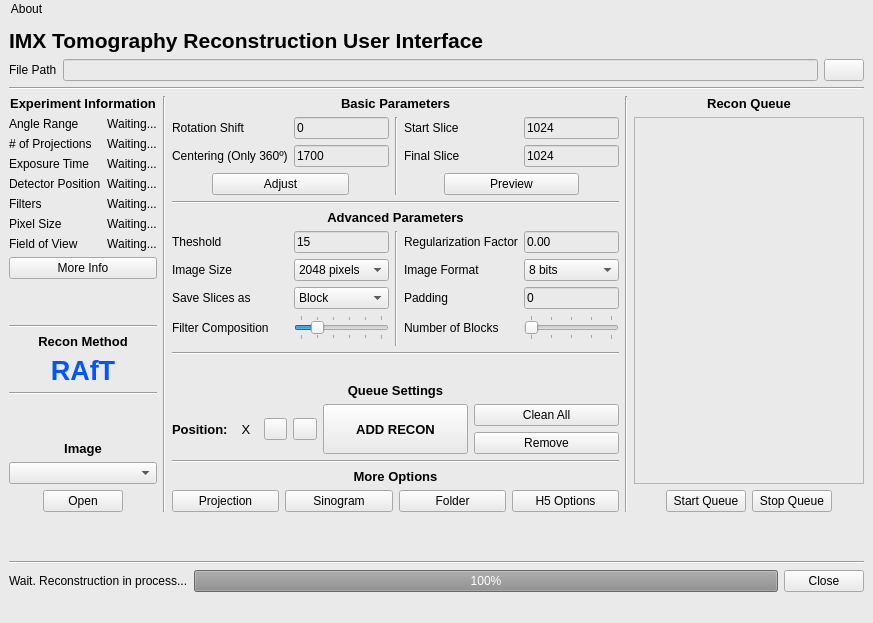
<?xml version="1.0" encoding="UTF-8"?>
<ui version="4.0">
 <class>IMXReconGUI</class>
 <widget class="QMainWindow" name="IMXReconGUI">
  <property name="geometry">
   <rect>
    <x>0</x>
    <y>0</y>
    <width>873</width>
    <height>623</height>
   </rect>
  </property>
  <property name="windowTitle">
   <string>IMX Recon GUI</string>
  </property>
  <property name="windowIcon">
   <iconset resource="ReconGUIResource.qrc">
    <normaloff>:/MainWindowIcon/Images/LNLS_logo_mini.jpg</normaloff>:/MainWindowIcon/Images/LNLS_logo_mini.jpg</iconset>
  </property>
  <property name="styleSheet">
   <string notr="true">background-color:rgb(234, 234, 234)</string>
  </property>
  <widget class="QWidget" name="centralwidget">
   <layout class="QGridLayout" name="gridLayout">
    <item row="2" column="0" colspan="6">
     <widget class="Line" name="line">
      <property name="orientation">
       <enum>Qt::Horizontal</enum>
      </property>
     </widget>
    </item>
    <item row="3" column="4" rowspan="5">
     <widget class="Line" name="line_9">
      <property name="orientation">
       <enum>Qt::Vertical</enum>
      </property>
     </widget>
    </item>
    <item row="1" column="0" colspan="6">
     <layout class="QHBoxLayout" name="horizontalLayout_3">
      <item>
       <widget class="QLabel" name="FilePathLabel">
        <property name="text">
         <string>File Path</string>
        </property>
       </widget>
      </item>
      <item>
       <widget class="QLineEdit" name="FilePathLineEdit">
        <property name="enabled">
         <bool>false</bool>
        </property>
       </widget>
      </item>
      <item>
       <widget class="QPushButton" name="FilePathChooseButton">
        <property name="cursor">
         <cursorShape>PointingHandCursor</cursorShape>
        </property>
        <property name="text">
         <string/>
        </property>
        <property name="icon">
         <iconset resource="ReconGUIResource.qrc">
          <normaloff>:/FolderIcon/Images/closed_folder.png</normaloff>:/FolderIcon/Images/closed_folder.png</iconset>
        </property>
       </widget>
      </item>
     </layout>
    </item>
    <item row="7" column="3">
     <layout class="QVBoxLayout" name="verticalLayout">
      <item>
       <widget class="QLabel" name="MoreOptionsLabel">
        <property name="font">
         <font>
          <family>Liberation Sans</family>
          <pointsize>10</pointsize>
          <weight>75</weight>
          <bold>true</bold>
         </font>
        </property>
        <property name="layoutDirection">
         <enum>Qt::LeftToRight</enum>
        </property>
        <property name="text">
         <string>More Options</string>
        </property>
        <property name="alignment">
         <set>Qt::AlignCenter</set>
        </property>
       </widget>
      </item>
      <item>
       <layout class="QGridLayout" name="gridLayout_3">
        <item row="0" column="1">
         <widget class="QPushButton" name="OpenSinogramButton">
          <property name="cursor">
           <cursorShape>PointingHandCursor</cursorShape>
          </property>
          <property name="text">
           <string>Sinogram</string>
          </property>
         </widget>
        </item>
        <item row="0" column="3">
         <widget class="QPushButton" name="H5OptionsButton">
          <property name="cursor">
           <cursorShape>PointingHandCursor</cursorShape>
          </property>
          <property name="text">
           <string>H5 Options</string>
          </property>
         </widget>
        </item>
        <item row="0" column="0">
         <widget class="QPushButton" name="OpenProjectionButton">
          <property name="cursor">
           <cursorShape>PointingHandCursor</cursorShape>
          </property>
          <property name="text">
           <string>Projection</string>
          </property>
         </widget>
        </item>
        <item row="0" column="2">
         <widget class="QPushButton" name="OpenFolderButton">
          <property name="cursor">
           <cursorShape>PointingHandCursor</cursorShape>
          </property>
          <property name="text">
           <string>Folder</string>
          </property>
         </widget>
        </item>
       </layout>
      </item>
     </layout>
    </item>
    <item row="3" column="2" rowspan="5">
     <widget class="Line" name="line_2">
      <property name="orientation">
       <enum>Qt::Vertical</enum>
      </property>
     </widget>
    </item>
    <item row="3" column="0" rowspan="5" colspan="2">
     <layout class="QFormLayout" name="formLayout">
      <item row="0" column="0" colspan="2">
       <layout class="QVBoxLayout" name="verticalLayout_3">
        <item>
         <widget class="QLabel" name="ExperimentInformationLabel">
          <property name="font">
           <font>
            <family>Liberation Sans</family>
            <pointsize>10</pointsize>
            <weight>75</weight>
            <bold>true</bold>
           </font>
          </property>
          <property name="layoutDirection">
           <enum>Qt::LeftToRight</enum>
          </property>
          <property name="text">
           <string>Experiment Information</string>
          </property>
          <property name="alignment">
           <set>Qt::AlignCenter</set>
          </property>
         </widget>
        </item>
       </layout>
      </item>
      <item row="1" column="0">
       <widget class="QLabel" name="AngleRangeLabel">
        <property name="text">
         <string>Angle Range</string>
        </property>
       </widget>
      </item>
      <item row="1" column="1">
       <widget class="QLabel" name="AngleRangeValue">
        <property name="text">
         <string>Waiting...</string>
        </property>
        <property name="alignment">
         <set>Qt::AlignCenter</set>
        </property>
       </widget>
      </item>
      <item row="2" column="0">
       <widget class="QLabel" name="NumberofProjectionsLabel">
        <property name="text">
         <string># of Projections</string>
        </property>
       </widget>
      </item>
      <item row="2" column="1">
       <widget class="QLabel" name="NumberofProjectionsValue">
        <property name="text">
         <string>Waiting...</string>
        </property>
        <property name="alignment">
         <set>Qt::AlignCenter</set>
        </property>
       </widget>
      </item>
      <item row="3" column="0">
       <widget class="QLabel" name="ExposureTimeLabel">
        <property name="text">
         <string>Exposure Time</string>
        </property>
       </widget>
      </item>
      <item row="3" column="1">
       <widget class="QLabel" name="ExposureTimeValue">
        <property name="text">
         <string>Waiting...</string>
        </property>
        <property name="alignment">
         <set>Qt::AlignCenter</set>
        </property>
       </widget>
      </item>
      <item row="4" column="0">
       <widget class="QLabel" name="DetectorPositionLabel">
        <property name="text">
         <string>Detector Position</string>
        </property>
       </widget>
      </item>
      <item row="4" column="1">
       <widget class="QLabel" name="DetectorPositionValue">
        <property name="text">
         <string>Waiting...</string>
        </property>
        <property name="alignment">
         <set>Qt::AlignCenter</set>
        </property>
       </widget>
      </item>
      <item row="5" column="0">
       <widget class="QLabel" name="FiltersLabel">
        <property name="text">
         <string>Filters</string>
        </property>
       </widget>
      </item>
      <item row="5" column="1">
       <widget class="QLabel" name="FilterValue">
        <property name="text">
         <string>Waiting...</string>
        </property>
        <property name="alignment">
         <set>Qt::AlignCenter</set>
        </property>
       </widget>
      </item>
      <item row="6" column="0">
       <widget class="QLabel" name="PixelSizeLabel">
        <property name="text">
         <string>Pixel Size</string>
        </property>
       </widget>
      </item>
      <item row="6" column="1">
       <widget class="QLabel" name="PixelSizeValue">
        <property name="text">
         <string>Waiting...</string>
        </property>
        <property name="alignment">
         <set>Qt::AlignCenter</set>
        </property>
       </widget>
      </item>
      <item row="7" column="0">
       <widget class="QLabel" name="FieldofViewLabel">
        <property name="text">
         <string>Field of View</string>
        </property>
       </widget>
      </item>
      <item row="7" column="1">
       <widget class="QLabel" name="FieldofViewValue">
        <property name="text">
         <string>Waiting...</string>
        </property>
        <property name="alignment">
         <set>Qt::AlignCenter</set>
        </property>
       </widget>
      </item>
      <item row="8" column="0" colspan="2">
       <layout class="QVBoxLayout" name="verticalLayout_2">
        <item>
         <widget class="QPushButton" name="MoreInfoButton">
          <property name="cursor">
           <cursorShape>PointingHandCursor</cursorShape>
          </property>
          <property name="text">
           <string>More Info</string>
          </property>
         </widget>
        </item>
        <item>
         <spacer name="verticalSpacer">
          <property name="orientation">
           <enum>Qt::Vertical</enum>
          </property>
          <property name="sizeType">
           <enum>QSizePolicy::Preferred</enum>
          </property>
          <property name="sizeHint" stdset="0">
           <size>
            <width>20</width>
            <height>40</height>
           </size>
          </property>
         </spacer>
        </item>
        <item>
         <widget class="Line" name="line_10">
          <property name="orientation">
           <enum>Qt::Horizontal</enum>
          </property>
         </widget>
        </item>
       </layout>
      </item>
      <item row="9" column="0" colspan="2">
       <widget class="QLabel" name="ReconMethodLabel">
        <property name="font">
         <font>
          <family>Liberation Sans</family>
          <pointsize>10</pointsize>
          <weight>75</weight>
          <bold>true</bold>
         </font>
        </property>
        <property name="text">
         <string>Recon Method</string>
        </property>
        <property name="alignment">
         <set>Qt::AlignCenter</set>
        </property>
       </widget>
      </item>
      <item row="10" column="0" colspan="2">
       <widget class="QLabel" name="RAfTLabel">
        <property name="font">
         <font>
          <family>Liberation Sans</family>
          <pointsize>20</pointsize>
          <weight>75</weight>
          <bold>true</bold>
         </font>
        </property>
        <property name="text">
         <string>&lt;html&gt;&lt;head/&gt;&lt;body&gt;&lt;p&gt;&lt;span style=&quot; color:#0055ff;&quot;&gt;RAfT&lt;/span&gt;&lt;/p&gt;&lt;/body&gt;&lt;/html&gt;</string>
        </property>
        <property name="alignment">
         <set>Qt::AlignCenter</set>
        </property>
       </widget>
      </item>
      <item row="11" column="0" colspan="2">
       <widget class="Line" name="line_6">
        <property name="orientation">
         <enum>Qt::Horizontal</enum>
        </property>
       </widget>
      </item>
      <item row="12" column="0" colspan="2">
       <layout class="QVBoxLayout" name="verticalLayout_12">
        <item>
         <spacer name="verticalSpacer_2">
          <property name="orientation">
           <enum>Qt::Vertical</enum>
          </property>
          <property name="sizeType">
           <enum>QSizePolicy::Preferred</enum>
          </property>
          <property name="sizeHint" stdset="0">
           <size>
            <width>20</width>
            <height>40</height>
           </size>
          </property>
         </spacer>
        </item>
        <item>
         <widget class="QLabel" name="OpenImageLabel">
          <property name="font">
           <font>
            <family>Liberation Sans</family>
            <pointsize>10</pointsize>
            <weight>75</weight>
            <bold>true</bold>
           </font>
          </property>
          <property name="text">
           <string>Image</string>
          </property>
          <property name="alignment">
           <set>Qt::AlignCenter</set>
          </property>
         </widget>
        </item>
        <item>
         <widget class="QComboBox" name="OpenImageComboBox">
          <property name="cursor">
           <cursorShape>PointingHandCursor</cursorShape>
          </property>
         </widget>
        </item>
        <item>
         <layout class="QHBoxLayout" name="horizontalLayout_6">
          <item>
           <spacer name="OpenImageButtonHorizontalSpacer">
            <property name="orientation">
             <enum>Qt::Horizontal</enum>
            </property>
            <property name="sizeType">
             <enum>QSizePolicy::Preferred</enum>
            </property>
            <property name="sizeHint" stdset="0">
             <size>
              <width>40</width>
              <height>20</height>
             </size>
            </property>
           </spacer>
          </item>
          <item>
           <widget class="QPushButton" name="OpenImageButton">
            <property name="cursor">
             <cursorShape>PointingHandCursor</cursorShape>
            </property>
            <property name="text">
             <string>Open</string>
            </property>
            <property name="icon">
             <iconset resource="ReconGUIResource.qrc">
              <normaloff>:/ImageJ/Images/ImageJ.png</normaloff>:/ImageJ/Images/ImageJ.png</iconset>
            </property>
           </widget>
          </item>
          <item>
           <spacer name="OpenImageButtonHorizontalSpacer_2">
            <property name="orientation">
             <enum>Qt::Horizontal</enum>
            </property>
            <property name="sizeType">
             <enum>QSizePolicy::Preferred</enum>
            </property>
            <property name="sizeHint" stdset="0">
             <size>
              <width>40</width>
              <height>20</height>
             </size>
            </property>
           </spacer>
          </item>
         </layout>
        </item>
       </layout>
      </item>
     </layout>
    </item>
    <item row="0" column="0" colspan="6">
     <layout class="QHBoxLayout" name="horizontalLayout_2">
      <item>
       <widget class="QLabel" name="IMXGUINameLabel">
        <property name="font">
         <font>
          <family>Liberation Sans</family>
          <pointsize>16</pointsize>
          <weight>75</weight>
          <bold>true</bold>
         </font>
        </property>
        <property name="autoFillBackground">
         <bool>false</bool>
        </property>
        <property name="text">
         <string>IMX Tomography Reconstruction User Interface</string>
        </property>
       </widget>
      </item>
      <item>
       <widget class="QLabel" name="LNLSLogoImageLabel">
        <property name="layoutDirection">
         <enum>Qt::RightToLeft</enum>
        </property>
        <property name="text">
         <string/>
        </property>
        <property name="pixmap">
         <pixmap resource="ReconGUIResource.qrc">:/MainWindowIcon/Images/LNLS_logo_mini.jpg</pixmap>
        </property>
       </widget>
      </item>
     </layout>
    </item>
    <item row="10" column="0" colspan="6">
     <layout class="QGridLayout" name="gridLayout_2">
      <item row="1" column="2">
       <widget class="QPushButton" name="CloseGuiButton">
        <property name="cursor">
         <cursorShape>PointingHandCursor</cursorShape>
        </property>
        <property name="text">
         <string>Close</string>
        </property>
       </widget>
      </item>
      <item row="1" column="1">
       <widget class="QProgressBar" name="progressBar">
        <property name="enabled">
         <bool>false</bool>
        </property>
        <property name="styleSheet">
         <string notr="true">Base:rgb(0, 85, 255)</string>
        </property>
        <property name="value">
         <number>100</number>
        </property>
        <property name="textVisible">
         <bool>true</bool>
        </property>
        <property name="invertedAppearance">
         <bool>false</bool>
        </property>
        <property name="textDirection">
         <enum>QProgressBar::TopToBottom</enum>
        </property>
       </widget>
      </item>
      <item row="1" column="0">
       <widget class="QLabel" name="ProgressLabel">
        <property name="text">
         <string>Wait. Reconstruction in process...</string>
        </property>
       </widget>
      </item>
     </layout>
    </item>
    <item row="9" column="0" colspan="6">
     <widget class="Line" name="line_8">
      <property name="orientation">
       <enum>Qt::Horizontal</enum>
      </property>
     </widget>
    </item>
    <item row="3" column="5" rowspan="5">
     <layout class="QVBoxLayout" name="verticalLayout_8">
      <item>
       <widget class="QLabel" name="ReconQueueLabel">
        <property name="font">
         <font>
          <family>Liberation Sans</family>
          <pointsize>10</pointsize>
          <weight>75</weight>
          <bold>true</bold>
         </font>
        </property>
        <property name="text">
         <string>Recon Queue</string>
        </property>
        <property name="alignment">
         <set>Qt::AlignCenter</set>
        </property>
       </widget>
      </item>
      <item>
       <widget class="QTextEdit" name="ReconQueueTextEdit"/>
      </item>
      <item>
       <layout class="QHBoxLayout" name="horizontalLayout_4">
        <item>
         <spacer name="StartQueueButtonHorizontalSpacer_1">
          <property name="orientation">
           <enum>Qt::Horizontal</enum>
          </property>
          <property name="sizeType">
           <enum>QSizePolicy::Preferred</enum>
          </property>
          <property name="sizeHint" stdset="0">
           <size>
            <width>40</width>
            <height>20</height>
           </size>
          </property>
         </spacer>
        </item>
        <item>
         <widget class="QPushButton" name="StartQueueButton">
          <property name="cursor">
           <cursorShape>PointingHandCursor</cursorShape>
          </property>
          <property name="text">
           <string>Start Queue</string>
          </property>
         </widget>
        </item>
        <item>
         <widget class="QPushButton" name="StopQueueButton">
          <property name="cursor">
           <cursorShape>PointingHandCursor</cursorShape>
          </property>
          <property name="text">
           <string>Stop Queue</string>
          </property>
         </widget>
        </item>
        <item>
         <spacer name="StartQueueButtonHorizontalSpacer_2">
          <property name="orientation">
           <enum>Qt::Horizontal</enum>
          </property>
          <property name="sizeType">
           <enum>QSizePolicy::Preferred</enum>
          </property>
          <property name="sizeHint" stdset="0">
           <size>
            <width>40</width>
            <height>20</height>
           </size>
          </property>
         </spacer>
        </item>
       </layout>
      </item>
     </layout>
    </item>
    <item row="3" column="3">
     <layout class="QGridLayout" name="gridLayout_4">
      <item row="1" column="4">
       <widget class="QLineEdit" name="StartSliceLineEdit">
        <property name="text">
         <string>1024</string>
        </property>
       </widget>
      </item>
      <item row="6" column="2" rowspan="5">
       <widget class="Line" name="line_7">
        <property name="orientation">
         <enum>Qt::Vertical</enum>
        </property>
       </widget>
      </item>
      <item row="2" column="0">
       <widget class="QLabel" name="CenteringLabel">
        <property name="text">
         <string>Centering (Only 360º)</string>
        </property>
       </widget>
      </item>
      <item row="1" column="3">
       <widget class="QLabel" name="StartSliceLabel">
        <property name="text">
         <string>Start Slice</string>
        </property>
       </widget>
      </item>
      <item row="6" column="0">
       <widget class="QLabel" name="ThresholdLabel">
        <property name="text">
         <string>Theshold</string>
        </property>
       </widget>
      </item>
      <item row="6" column="1">
       <widget class="QLineEdit" name="ThresholdLineEdit">
        <property name="text">
         <string>15</string>
        </property>
       </widget>
      </item>
      <item row="6" column="3">
       <widget class="QLabel" name="RegularizationLabel">
        <property name="text">
         <string>Regularization Factor</string>
        </property>
       </widget>
      </item>
      <item row="0" column="0" colspan="5">
       <layout class="QVBoxLayout" name="verticalLayout_4">
        <item>
         <widget class="QLabel" name="BasicParametersLabel">
          <property name="font">
           <font>
            <family>Liberation Sans</family>
            <pointsize>10</pointsize>
            <weight>75</weight>
            <bold>true</bold>
           </font>
          </property>
          <property name="layoutDirection">
           <enum>Qt::LeftToRight</enum>
          </property>
          <property name="text">
           <string>Basic Parameters</string>
          </property>
          <property name="alignment">
           <set>Qt::AlignCenter</set>
          </property>
         </widget>
        </item>
       </layout>
      </item>
      <item row="6" column="4">
       <widget class="QLineEdit" name="RegularizationLineEdit">
        <property name="text">
         <string>0.00</string>
        </property>
       </widget>
      </item>
      <item row="4" column="0" colspan="5">
       <widget class="Line" name="line_3">
        <property name="orientation">
         <enum>Qt::Horizontal</enum>
        </property>
       </widget>
      </item>
      <item row="1" column="0">
       <widget class="QLabel" name="RotationShiftLabel">
        <property name="text">
         <string>Rotation Shift</string>
        </property>
       </widget>
      </item>
      <item row="5" column="0" colspan="5">
       <layout class="QVBoxLayout" name="verticalLayout_7">
        <item>
         <widget class="QLabel" name="AdvancedParametersLabel">
          <property name="font">
           <font>
            <family>Liberation Sans</family>
            <pointsize>10</pointsize>
            <weight>75</weight>
            <bold>true</bold>
           </font>
          </property>
          <property name="layoutDirection">
           <enum>Qt::LeftToRight</enum>
          </property>
          <property name="text">
           <string>Advanced Parameters</string>
          </property>
          <property name="alignment">
           <set>Qt::AlignCenter</set>
          </property>
         </widget>
        </item>
       </layout>
      </item>
      <item row="2" column="4">
       <widget class="QLineEdit" name="FinalSliceLineEdit">
        <property name="text">
         <string>1024</string>
        </property>
       </widget>
      </item>
      <item row="2" column="3">
       <widget class="QLabel" name="FinalSliceLabel">
        <property name="text">
         <string>Final Slice</string>
        </property>
       </widget>
      </item>
      <item row="1" column="1">
       <widget class="QLineEdit" name="RotationShiftLineEdit">
        <property name="text">
         <string>0</string>
        </property>
       </widget>
      </item>
      <item row="2" column="1">
       <widget class="QLineEdit" name="CenteringLineEdit">
        <property name="text">
         <string>1700</string>
        </property>
       </widget>
      </item>
      <item row="11" column="0" colspan="5">
       <widget class="Line" name="line_5">
        <property name="orientation">
         <enum>Qt::Horizontal</enum>
        </property>
       </widget>
      </item>
      <item row="1" column="2" rowspan="3">
       <widget class="Line" name="line_4">
        <property name="orientation">
         <enum>Qt::Vertical</enum>
        </property>
       </widget>
      </item>
      <item row="9" column="4">
       <widget class="QSlider" name="NumberofBlocksSlider">
        <property name="cursor">
         <cursorShape>PointingHandCursor</cursorShape>
        </property>
        <property name="minimum">
         <number>1</number>
        </property>
        <property name="maximum">
         <number>5</number>
        </property>
        <property name="pageStep">
         <number>0</number>
        </property>
        <property name="value">
         <number>1</number>
        </property>
        <property name="orientation">
         <enum>Qt::Horizontal</enum>
        </property>
        <property name="tickPosition">
         <enum>QSlider::TicksBothSides</enum>
        </property>
       </widget>
      </item>
      <item row="7" column="3">
       <widget class="QLabel" name="ImageFormatLabel">
        <property name="text">
         <string>Image Format</string>
        </property>
       </widget>
      </item>
      <item row="9" column="3">
       <widget class="QLabel" name="NumberofBlocksLabel">
        <property name="text">
         <string>Number of Blocks</string>
        </property>
       </widget>
      </item>
      <item row="8" column="0">
       <widget class="QLabel" name="SaveImageAsLabel">
        <property name="text">
         <string>Save Slices as</string>
        </property>
       </widget>
      </item>
      <item row="8" column="1">
       <widget class="QComboBox" name="SaveImageAsComboBox">
        <property name="cursor">
         <cursorShape>PointingHandCursor</cursorShape>
        </property>
        <item>
         <property name="text">
          <string>Block</string>
         </property>
        </item>
        <item>
         <property name="text">
          <string>Single Files</string>
         </property>
        </item>
       </widget>
      </item>
      <item row="7" column="0">
       <widget class="QLabel" name="ImageSizeLabel">
        <property name="text">
         <string>Image Size</string>
        </property>
       </widget>
      </item>
      <item row="9" column="0">
       <widget class="QLabel" name="FilterCompositionLabel">
        <property name="text">
         <string>Filter Composition</string>
        </property>
       </widget>
      </item>
      <item row="3" column="3" colspan="2">
       <layout class="QHBoxLayout" name="horizontalLayout">
        <item>
         <spacer name="PreviewReconButtonHorizontalSpacer">
          <property name="orientation">
           <enum>Qt::Horizontal</enum>
          </property>
          <property name="sizeType">
           <enum>QSizePolicy::Preferred</enum>
          </property>
          <property name="sizeHint" stdset="0">
           <size>
            <width>40</width>
            <height>20</height>
           </size>
          </property>
         </spacer>
        </item>
        <item>
         <widget class="QPushButton" name="PreviewReconButton">
          <property name="cursor">
           <cursorShape>PointingHandCursor</cursorShape>
          </property>
          <property name="text">
           <string>Preview</string>
          </property>
         </widget>
        </item>
        <item>
         <spacer name="PreviewReconButtonHorizontalSpacer_2">
          <property name="orientation">
           <enum>Qt::Horizontal</enum>
          </property>
          <property name="sizeType">
           <enum>QSizePolicy::Preferred</enum>
          </property>
          <property name="sizeHint" stdset="0">
           <size>
            <width>40</width>
            <height>20</height>
           </size>
          </property>
         </spacer>
        </item>
       </layout>
      </item>
      <item row="9" column="1">
       <widget class="QSlider" name="FilterCompositionSlider">
        <property name="cursor">
         <cursorShape>PointingHandCursor</cursorShape>
        </property>
        <property name="maximum">
         <number>5</number>
        </property>
        <property name="pageStep">
         <number>0</number>
        </property>
        <property name="value">
         <number>1</number>
        </property>
        <property name="orientation">
         <enum>Qt::Horizontal</enum>
        </property>
        <property name="tickPosition">
         <enum>QSlider::TicksBothSides</enum>
        </property>
       </widget>
      </item>
      <item row="7" column="4">
       <widget class="QComboBox" name="ImageFormaComboBox">
        <property name="cursor">
         <cursorShape>PointingHandCursor</cursorShape>
        </property>
        <item>
         <property name="text">
          <string>8 bits</string>
         </property>
        </item>
        <item>
         <property name="text">
          <string>32 bits</string>
         </property>
        </item>
       </widget>
      </item>
      <item row="7" column="1">
       <widget class="QComboBox" name="ImageSizeComboBox">
        <property name="cursor">
         <cursorShape>PointingHandCursor</cursorShape>
        </property>
        <item>
         <property name="text">
          <string>2048 pixels</string>
         </property>
        </item>
        <item>
         <property name="text">
          <string>1024 pixels</string>
         </property>
        </item>
        <item>
         <property name="text">
          <string>512 pixels</string>
         </property>
        </item>
       </widget>
      </item>
      <item row="8" column="4">
       <widget class="QLineEdit" name="PaddingLineEdit">
        <property name="text">
         <string>0</string>
        </property>
       </widget>
      </item>
      <item row="8" column="3">
       <widget class="QLabel" name="PaddingLabel">
        <property name="text">
         <string>Padding</string>
        </property>
       </widget>
      </item>
      <item row="3" column="0" colspan="2">
       <layout class="QHBoxLayout" name="horizontalLayout_5">
        <item>
         <spacer name="AdjustSinoButtonHorizontalSpacer_2">
          <property name="orientation">
           <enum>Qt::Horizontal</enum>
          </property>
          <property name="sizeType">
           <enum>QSizePolicy::Preferred</enum>
          </property>
          <property name="sizeHint" stdset="0">
           <size>
            <width>40</width>
            <height>20</height>
           </size>
          </property>
         </spacer>
        </item>
        <item>
         <widget class="QPushButton" name="AdjustSinoButton">
          <property name="cursor">
           <cursorShape>PointingHandCursor</cursorShape>
          </property>
          <property name="text">
           <string>Adjust</string>
          </property>
         </widget>
        </item>
        <item>
         <spacer name="AdjustSinoButtonHorizontalSpacer">
          <property name="orientation">
           <enum>Qt::Horizontal</enum>
          </property>
          <property name="sizeType">
           <enum>QSizePolicy::Preferred</enum>
          </property>
          <property name="sizeHint" stdset="0">
           <size>
            <width>40</width>
            <height>20</height>
           </size>
          </property>
         </spacer>
        </item>
       </layout>
      </item>
     </layout>
    </item>
    <item row="6" column="3">
     <widget class="Line" name="line_11">
      <property name="orientation">
       <enum>Qt::Horizontal</enum>
      </property>
     </widget>
    </item>
    <item row="8" column="3">
     <spacer name="verticalSpacer_3">
      <property name="orientation">
       <enum>Qt::Vertical</enum>
      </property>
      <property name="sizeHint" stdset="0">
       <size>
        <width>20</width>
        <height>40</height>
       </size>
      </property>
     </spacer>
    </item>
    <item row="5" column="3">
     <layout class="QGridLayout" name="gridLayout_10">
      <item row="1" column="0" rowspan="2">
       <layout class="QGridLayout" name="gridLayout_11">
        <item row="0" column="1">
         <widget class="QLabel" name="PositionQueue">
          <property name="font">
           <font>
            <family>Liberation Sans</family>
            <pointsize>10</pointsize>
           </font>
          </property>
          <property name="text">
           <string>X</string>
          </property>
          <property name="alignment">
           <set>Qt::AlignCenter</set>
          </property>
         </widget>
        </item>
        <item row="0" column="0">
         <widget class="QLabel" name="PositionLabel">
          <property name="font">
           <font>
            <family>Liberation Sans</family>
            <pointsize>10</pointsize>
            <weight>75</weight>
            <bold>true</bold>
           </font>
          </property>
          <property name="text">
           <string>Position:</string>
          </property>
         </widget>
        </item>
        <item row="0" column="3">
         <widget class="QPushButton" name="DownPositionQueueButton">
          <property name="sizePolicy">
           <sizepolicy hsizetype="Ignored" vsizetype="Fixed">
            <horstretch>0</horstretch>
            <verstretch>0</verstretch>
           </sizepolicy>
          </property>
          <property name="cursor">
           <cursorShape>PointingHandCursor</cursorShape>
          </property>
          <property name="text">
           <string/>
          </property>
          <property name="icon">
           <iconset resource="ReconGUIResource.qrc">
            <normaloff>:/Arrows/Images/rsz_red_arrow_downsvg.png</normaloff>:/Arrows/Images/rsz_red_arrow_downsvg.png</iconset>
          </property>
         </widget>
        </item>
        <item row="0" column="2">
         <widget class="QPushButton" name="UpPositionQueueButton">
          <property name="sizePolicy">
           <sizepolicy hsizetype="Ignored" vsizetype="Fixed">
            <horstretch>0</horstretch>
            <verstretch>0</verstretch>
           </sizepolicy>
          </property>
          <property name="cursor">
           <cursorShape>PointingHandCursor</cursorShape>
          </property>
          <property name="text">
           <string/>
          </property>
          <property name="icon">
           <iconset resource="ReconGUIResource.qrc">
            <normaloff>:/Arrows/Images/rsz_greenarrow.png</normaloff>:/Arrows/Images/rsz_greenarrow.png</iconset>
          </property>
         </widget>
        </item>
       </layout>
      </item>
      <item row="1" column="2" rowspan="2">
       <layout class="QVBoxLayout" name="verticalLayout_18">
        <item>
         <layout class="QVBoxLayout" name="verticalLayout_15">
          <item>
           <widget class="QPushButton" name="CleanQueueButton">
            <property name="cursor">
             <cursorShape>PointingHandCursor</cursorShape>
            </property>
            <property name="text">
             <string>Clean All</string>
            </property>
           </widget>
          </item>
          <item>
           <widget class="QPushButton" name="RemoveFromQueueButton">
            <property name="cursor">
             <cursorShape>PointingHandCursor</cursorShape>
            </property>
            <property name="text">
             <string>Remove</string>
            </property>
           </widget>
          </item>
         </layout>
        </item>
       </layout>
      </item>
      <item row="1" column="1" rowspan="2">
       <widget class="QPushButton" name="AddReconQueueButton">
        <property name="sizePolicy">
         <sizepolicy hsizetype="Minimum" vsizetype="Preferred">
          <horstretch>0</horstretch>
          <verstretch>0</verstretch>
         </sizepolicy>
        </property>
        <property name="font">
         <font>
          <pointsize>10</pointsize>
          <weight>75</weight>
          <bold>true</bold>
         </font>
        </property>
        <property name="cursor">
         <cursorShape>PointingHandCursor</cursorShape>
        </property>
        <property name="text">
         <string>ADD RECON</string>
        </property>
       </widget>
      </item>
      <item row="0" column="0" colspan="3">
       <widget class="QLabel" name="QueueSettingsLabel">
        <property name="font">
         <font>
          <family>Liberation Sans</family>
          <pointsize>10</pointsize>
          <weight>75</weight>
          <bold>true</bold>
         </font>
        </property>
        <property name="text">
         <string>Queue Settings</string>
        </property>
        <property name="alignment">
         <set>Qt::AlignCenter</set>
        </property>
       </widget>
      </item>
     </layout>
    </item>
   </layout>
  </widget>
  <widget class="QMenuBar" name="menubar">
   <property name="geometry">
    <rect>
     <x>0</x>
     <y>0</y>
     <width>873</width>
     <height>27</height>
    </rect>
   </property>
   <widget class="QMenu" name="menuAbout">
    <property name="title">
     <string>About</string>
    </property>
    <addaction name="actionContact"/>
    <addaction name="actionVersion"/>
   </widget>
   <addaction name="menuAbout"/>
  </widget>
  <widget class="QStatusBar" name="statusbar"/>
  <action name="actionVersion">
   <property name="text">
    <string>Version</string>
   </property>
  </action>
  <action name="actionContact">
   <property name="text">
    <string>Contacts</string>
   </property>
  </action>
 </widget>
 <resources>
  <include location="ReconGUIResource.qrc"/>
 </resources>
 <connections>
  <connection>
   <sender>CloseGuiButton</sender>
   <signal>clicked()</signal>
   <receiver>IMXReconGUI</receiver>
   <slot>close()</slot>
   <hints>
    <hint type="sourcelabel">
     <x>755</x>
     <y>587</y>
    </hint>
    <hint type="destinationlabel">
     <x>785</x>
     <y>486</y>
    </hint>
   </hints>
  </connection>
  <connection>
   <sender>PreviewReconButton</sender>
   <signal>clicked()</signal>
   <receiver>progressBar</receiver>
   <slot>show()</slot>
   <hints>
    <hint type="sourcelabel">
     <x>125</x>
     <y>531</y>
    </hint>
    <hint type="destinationlabel">
     <x>628</x>
     <y>586</y>
    </hint>
   </hints>
  </connection>
 </connections>
</ui>
